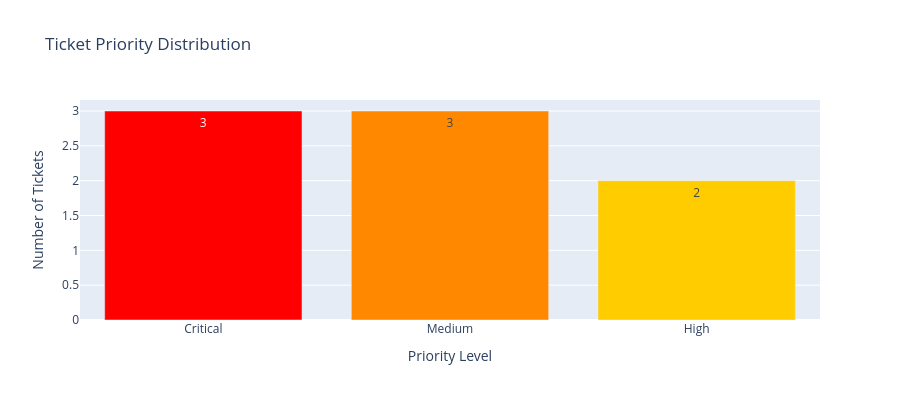

The notebook cell this image was saved under:
### Code cell
# Create priority distribution for tickets
if system.tickets:
    tickets_df = pd.DataFrame(system.tickets)
    priority_counts = tickets_df['priority'].value_counts()
    
    # Create bar chart for priorities
    fig = go.Figure(data=[go.Bar(
        x=priority_counts.index,
        y=priority_counts.values,
        marker=dict(color=['#ff0000', '#ff8800', '#ffcc00', '#00ff00']),
        text=priority_counts.values,
        textposition='auto',
    )])
    
    fig.update_layout(
        title="Ticket Priority Distribution",
        xaxis_title="Priority Level",
        yaxis_title="Number of Tickets",
        height=400
    )
    
    fig.show()
    
    print("\n🎫 Ticket Analysis:")
    print(f"• Total tickets created: {len(tickets_df)}")
    print(f"• Critical/High priority: {len(tickets_df[tickets_df['priority'].isin(['Critical', 'High'])])}")
    print(f"• Bug tickets: {len(tickets_df[tickets_df['category'] == 'Bug'])}")
    print(f"• Feature tickets: {len(tickets_df[tickets_df['category'] == 'Feature'])}")

### Figure 1 — Plotly figure (JSON) as saved in the notebook; plotly's stock layout.template omitted (floating-point values rounded to 4 significant figures)
{"data": [{"marker": {"color": ["#ff0000", "#ff8800", "#ffcc00", "#00ff00"]}, "text": [3.0, 3.0, 2.0], "textposition": "auto", "type": "bar", "x": ["Critical", "Medium", "High"], "y": [3, 3, 2]}], "layout": {"height": 400, "title": {"text": "Ticket Priority Distribution"}, "xaxis": {"title": {"text": "Priority Level"}}, "yaxis": {"title": {"text": "Number of Tickets"}}}}
